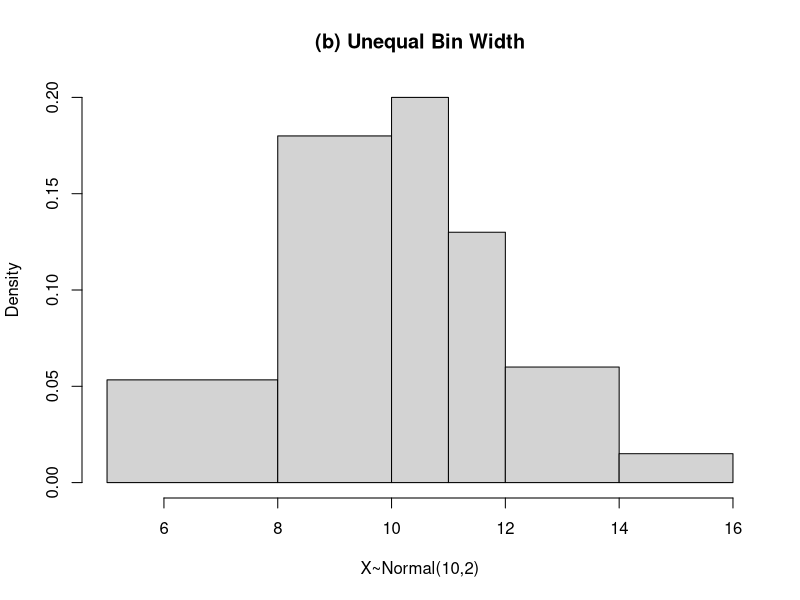
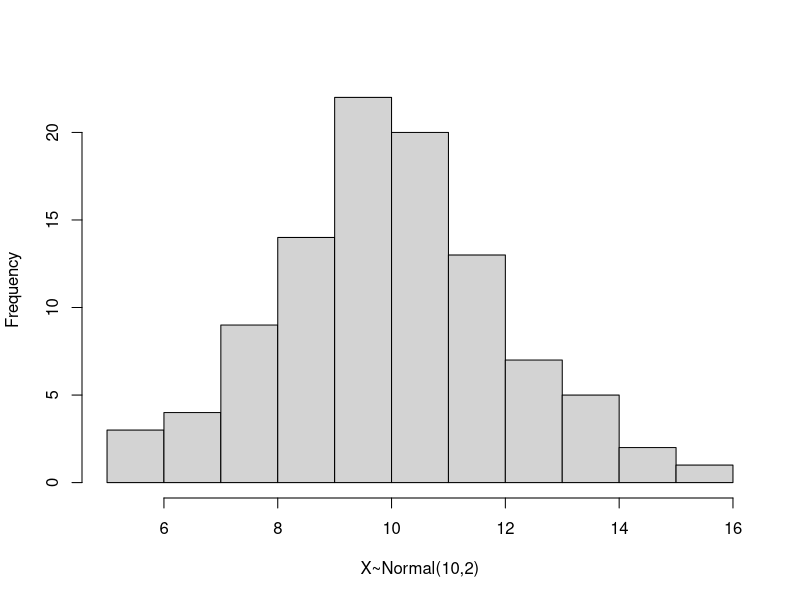

Write the R code that produced these figures, in order.

set.seed(100)
data <- rnorm(100,10,2)
png('hist_equalwidth.png')


hist(data, breaks =10,main = "", xlab = "X~Normal(10,2)")

dev.off()



breakpoints <- c(5,8,10, 11, 12, 14,16)

hist(data, breaks=breakpoints,main = "(b) Unequal Bin Width", xlab = "X~Normal(10,2)")


par( mfrow = c( 1, 2 ) )

